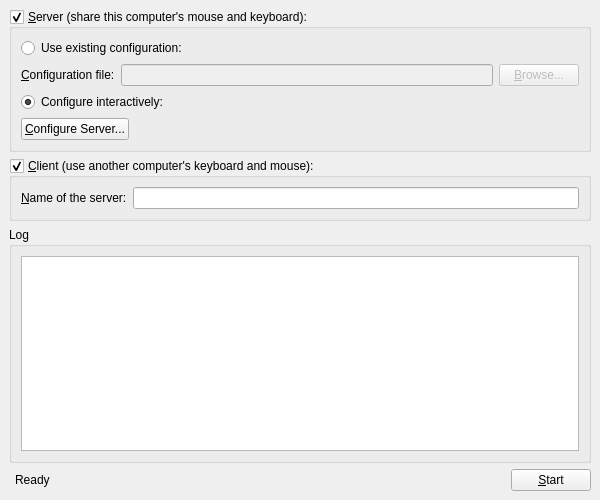
<?xml version="1.0" encoding="UTF-8"?>
<ui version="4.0">
 <class>MainWindowBase</class>
 <widget class="QMainWindow" name="MainWindowBase">
  <property name="geometry">
   <rect>
    <x>0</x>
    <y>0</y>
    <width>600</width>
    <height>500</height>
   </rect>
  </property>
  <property name="sizePolicy">
   <sizepolicy hsizetype="Fixed" vsizetype="Fixed">
    <horstretch>0</horstretch>
    <verstretch>0</verstretch>
   </sizepolicy>
  </property>
  <property name="minimumSize">
   <size>
    <width>500</width>
    <height>400</height>
   </size>
  </property>
  <property name="windowTitle">
   <string>Synergy</string>
  </property>
  <widget class="QWidget" name="centralwidget">
   <layout class="QGridLayout">
    <item row="6" column="6">
     <widget class="QPushButton" name="m_pButtonToggleStart">
      <property name="text">
       <string>&amp;Start</string>
      </property>
     </widget>
    </item>
    <item row="1" column="0" colspan="7">
     <widget class="QGroupBox" name="m_pGroupServer">
      <property name="sizePolicy">
       <sizepolicy hsizetype="Preferred" vsizetype="Fixed">
        <horstretch>0</horstretch>
        <verstretch>0</verstretch>
       </sizepolicy>
      </property>
      <property name="title">
       <string>&amp;Server (share this computer's mouse and keyboard):</string>
      </property>
      <property name="checkable">
       <bool>true</bool>
      </property>
      <property name="checked">
       <bool>true</bool>
      </property>
      <layout class="QVBoxLayout">
       <item>
        <widget class="QRadioButton" name="m_pRadioExternalConfig">
         <property name="text">
          <string>Use existing configuration:</string>
         </property>
        </widget>
       </item>
       <item>
        <layout class="QHBoxLayout">
         <item>
          <widget class="QLabel" name="m_pLabelConfigurationFile">
           <property name="text">
            <string>&amp;Configuration file:</string>
           </property>
           <property name="buddy">
            <cstring>m_pLineEditConfigFile</cstring>
           </property>
          </widget>
         </item>
         <item>
          <widget class="QLineEdit" name="m_pLineEditConfigFile">
           <property name="enabled">
            <bool>false</bool>
           </property>
          </widget>
         </item>
         <item>
          <widget class="QPushButton" name="m_pButtonBrowseConfigFile">
           <property name="enabled">
            <bool>false</bool>
           </property>
           <property name="text">
            <string>&amp;Browse...</string>
           </property>
          </widget>
         </item>
        </layout>
       </item>
       <item>
        <widget class="QRadioButton" name="m_pRadioInternalConfig">
         <property name="text">
          <string>Configure interactively:</string>
         </property>
         <property name="checked">
          <bool>true</bool>
         </property>
        </widget>
       </item>
       <item>
        <layout class="QHBoxLayout">
         <item>
          <widget class="QPushButton" name="m_pButtonConfigureServer">
           <property name="text">
            <string>&amp;Configure Server...</string>
           </property>
          </widget>
         </item>
         <item>
          <spacer>
           <property name="orientation">
            <enum>Qt::Horizontal</enum>
           </property>
           <property name="sizeHint" stdset="0">
            <size>
             <width>40</width>
             <height>20</height>
            </size>
           </property>
          </spacer>
         </item>
        </layout>
       </item>
      </layout>
     </widget>
    </item>
    <item row="2" column="0" colspan="7">
     <widget class="QGroupBox" name="m_pGroupClient">
      <property name="sizePolicy">
       <sizepolicy hsizetype="Preferred" vsizetype="Fixed">
        <horstretch>0</horstretch>
        <verstretch>0</verstretch>
       </sizepolicy>
      </property>
      <property name="title">
       <string>&amp;Client (use another computer's keyboard and mouse):</string>
      </property>
      <property name="checkable">
       <bool>true</bool>
      </property>
      <property name="checked">
       <bool>true</bool>
      </property>
      <layout class="QGridLayout">
       <item row="0" column="0">
        <widget class="QLabel" name="m_pLabelServerName">
         <property name="text">
          <string>&amp;Name of the server:</string>
         </property>
         <property name="buddy">
          <cstring>m_pLineEditHostname</cstring>
         </property>
        </widget>
       </item>
       <item row="0" column="1">
        <widget class="QLineEdit" name="m_pLineEditHostname"/>
       </item>
      </layout>
     </widget>
    </item>
    <item row="6" column="1">
     <widget class="QLabel" name="m_pStatusLabel">
      <property name="text">
       <string>Ready</string>
      </property>
     </widget>
    </item>
    <item row="3" column="0" colspan="7">
     <widget class="QGroupBox" name="m_pGroupLog">
      <property name="title">
       <string>Log</string>
      </property>
      <layout class="QVBoxLayout" name="verticalLayout">
       <item>
        <widget class="QTextEdit" name="m_pLogOutput">
         <property name="sizePolicy">
          <sizepolicy hsizetype="Expanding" vsizetype="Expanding">
           <horstretch>0</horstretch>
           <verstretch>0</verstretch>
          </sizepolicy>
         </property>
         <property name="font">
          <font>
           <family>Courier</family>
          </font>
         </property>
         <property name="autoFillBackground">
          <bool>false</bool>
         </property>
         <property name="undoRedoEnabled">
          <bool>false</bool>
         </property>
         <property name="lineWrapMode">
          <enum>QTextEdit::NoWrap</enum>
         </property>
         <property name="readOnly">
          <bool>true</bool>
         </property>
        </widget>
       </item>
      </layout>
     </widget>
    </item>
    <item row="6" column="5">
     <spacer>
      <property name="orientation">
       <enum>Qt::Horizontal</enum>
      </property>
      <property name="sizeHint" stdset="0">
       <size>
        <width>40</width>
        <height>20</height>
       </size>
      </property>
     </spacer>
    </item>
    <item row="6" column="2">
     <widget class="QLabel" name="m_pUpdateIcon">
      <property name="text">
       <string/>
      </property>
      <property name="pixmap">
       <pixmap resource="Synergy.qrc">:/res/icons/16x16/warning.png</pixmap>
      </property>
     </widget>
    </item>
    <item row="6" column="3">
     <widget class="QLabel" name="m_pUpdateLabel">
      <property name="text">
       <string/>
      </property>
      <property name="openExternalLinks">
       <bool>true</bool>
      </property>
     </widget>
    </item>
   </layout>
  </widget>
  <action name="m_pActionAbout">
   <property name="text">
    <string>&amp;About Synergy...</string>
   </property>
  </action>
  <action name="m_pActionQuit">
   <property name="text">
    <string>&amp;Quit</string>
   </property>
   <property name="statusTip">
    <string>Quit</string>
   </property>
   <property name="shortcut">
    <string>Ctrl+Q</string>
   </property>
  </action>
  <action name="m_pActionStartSynergy">
   <property name="text">
    <string>&amp;Start</string>
   </property>
   <property name="statusTip">
    <string>Run</string>
   </property>
   <property name="shortcut">
    <string>Ctrl+S</string>
   </property>
  </action>
  <action name="m_pActionStopSynergy">
   <property name="enabled">
    <bool>false</bool>
   </property>
   <property name="text">
    <string>S&amp;top</string>
   </property>
   <property name="statusTip">
    <string>Stop</string>
   </property>
   <property name="shortcut">
    <string>Ctrl+T</string>
   </property>
  </action>
  <action name="actionShowStatus">
   <property name="text">
    <string>S&amp;how Status</string>
   </property>
   <property name="shortcut">
    <string>Ctrl+H</string>
   </property>
  </action>
  <action name="m_pActionMinimize">
   <property name="text">
    <string>&amp;Minimize</string>
   </property>
  </action>
  <action name="m_pActionRestore">
   <property name="text">
    <string>&amp;Restore</string>
   </property>
  </action>
  <action name="m_pActionSave">
   <property name="text">
    <string>Save configuration &amp;as...</string>
   </property>
   <property name="statusTip">
    <string>Save the interactively generated server configuration to a file.</string>
   </property>
   <property name="shortcut">
    <string>Ctrl+Alt+S</string>
   </property>
  </action>
  <action name="m_pActionSettings">
   <property name="text">
    <string>Settings</string>
   </property>
   <property name="statusTip">
    <string>Edit settings</string>
   </property>
  </action>
  <action name="m_pActionWizard">
   <property name="text">
    <string>Run Wizard</string>
   </property>
  </action>
 </widget>
 <resources>
  <include location="Synergy.qrc"/>
 </resources>
 <connections>
  <connection>
   <sender>m_pButtonToggleStart</sender>
   <signal>clicked()</signal>
   <receiver>m_pActionStartSynergy</receiver>
   <slot>trigger()</slot>
   <hints>
    <hint type="sourcelabel">
     <x>361</x>
     <y>404</y>
    </hint>
    <hint type="destinationlabel">
     <x>-1</x>
     <y>-1</y>
    </hint>
   </hints>
  </connection>
  <connection>
   <sender>m_pRadioExternalConfig</sender>
   <signal>toggled(bool)</signal>
   <receiver>m_pLineEditConfigFile</receiver>
   <slot>setEnabled(bool)</slot>
   <hints>
    <hint type="sourcelabel">
     <x>156</x>
     <y>179</y>
    </hint>
    <hint type="destinationlabel">
     <x>169</x>
     <y>209</y>
    </hint>
   </hints>
  </connection>
  <connection>
   <sender>m_pRadioExternalConfig</sender>
   <signal>toggled(bool)</signal>
   <receiver>m_pButtonBrowseConfigFile</receiver>
   <slot>setEnabled(bool)</slot>
   <hints>
    <hint type="sourcelabel">
     <x>353</x>
     <y>182</y>
    </hint>
    <hint type="destinationlabel">
     <x>356</x>
     <y>211</y>
    </hint>
   </hints>
  </connection>
  <connection>
   <sender>m_pRadioInternalConfig</sender>
   <signal>toggled(bool)</signal>
   <receiver>m_pButtonConfigureServer</receiver>
   <slot>setEnabled(bool)</slot>
   <hints>
    <hint type="sourcelabel">
     <x>204</x>
     <y>244</y>
    </hint>
    <hint type="destinationlabel">
     <x>212</x>
     <y>274</y>
    </hint>
   </hints>
  </connection>
 </connections>
</ui>
